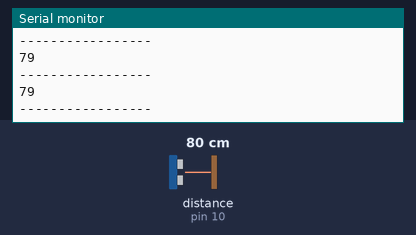
Bench run of a sketch on a simulated Arduino Uno, built with avr-gcc and run on an emulated ATmega328P. Shown: the last lines printed to the serial monitor. Wiring (inferred from the names in the program): ultrasonic range finder: trigger pin 11; echo pin 10. The inputs (shaded band) are chosen by the test bench; at power-on: distance to the obstacle (sensor on pin 10) 80 cm. The echo pulse lasts 58.3 µs per cm.

Above: at 1.2 s.
1.3 s: distance to the obstacle (sensor on pin 10) set to 2 cm
At 1.39 s:
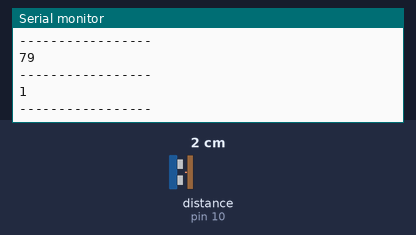
2.8 s: distance to the obstacle (sensor on pin 10) set to 4 cm
At 2.82 s:
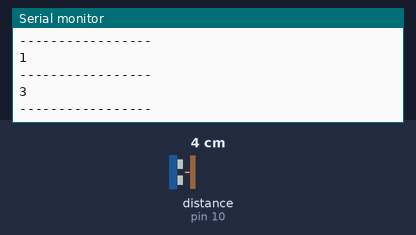
Timing chart, 0 to 5.8 s (numbered marks = the images above; inputs shaded):
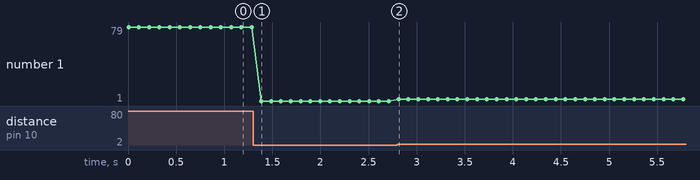

Measured:
- after the input at 1.3 s, the serial monitor: prints a new line after 0.09 s (image 1)
- after the input at 2.8 s, the serial monitor: prints a new line at once (image 2)
- plotted number 1: 79 → 1 after the input at 1.3 s, 1 → 3 after the input at 2.8 s

The sketch:

_2__mesafe_sens_r_.ino
```cpp
#define trig 11
#define echo 10
int sure ;
int uzaklik;

void setup() {
pinMode(trig,OUTPUT); //sesi gönderen pin olduğu için çıkış olarak belirledik
pinMode(echo,INPUT); // ses dalgasını alan pin olduğu için giriş
Serial.begin(9600); // Serial ekranı PC ile aynı baundda başlattık başlattık
}
void loop() {
digitalWrite(trig,HIGH);  // sesi gönderdim
delay(1);                 // 1 salise bekledim
digitalWrite(trig,LOW);   //ses dalgasını kapattım
sure = pulseIn(echo,HIGH); // pulseIn komutu ile sesi gönderdiği zaman ile aldığı zamanı hesapladık
uzaklik = sure /29.1/2 ;// gidiş geliş olduğu için 2 ye böldük ,
                           //29.1'e bölme sebebimiz ise sesin ortamdaki hızını cm cinsinden bulmak
Serial.println(uzaklik); //Serial Ekrana bulduğumuz uzaklığı yazdırdık
Serial.println("-----------------"); // daha rahat görmek için
delay(100);   // daha rahat okumak için (yoksa çok hızlı akıyor okuyamıyoruz.)
}
```
